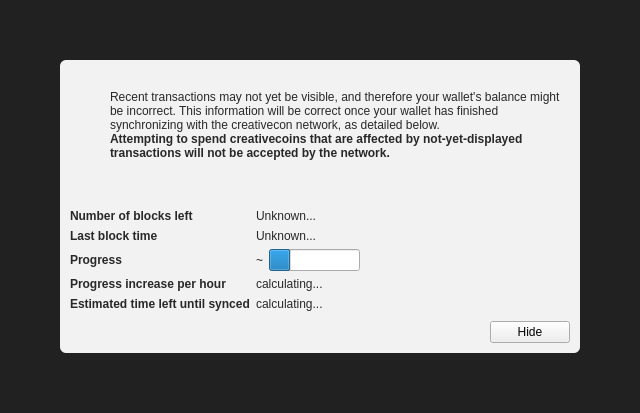
<?xml version="1.0" encoding="UTF-8"?>
<ui version="4.0">
 <class>ModalOverlay</class>
 <widget class="ModalOverlay" name="ModalOverlay">
  <property name="geometry">
   <rect>
    <x>0</x>
    <y>0</y>
    <width>640</width>
    <height>413</height>
   </rect>
  </property>
  <property name="windowTitle">
   <string>Form</string>
  </property>
  <layout class="QVBoxLayout" name="verticalLayout" stretch="0">
   <property name="sizeConstraint">
    <enum>QLayout::SetDefaultConstraint</enum>
   </property>
   <property name="leftMargin">
    <number>0</number>
   </property>
   <property name="topMargin">
    <number>0</number>
   </property>
   <property name="rightMargin">
    <number>0</number>
   </property>
   <property name="bottomMargin">
    <number>0</number>
   </property>
   <item>
    <widget class="QWidget" name="bgWidget" native="true">
     <property name="styleSheet">
      <string notr="true">#bgWidget { background: rgba(0,0,0,220); }</string>
     </property>
     <layout class="QVBoxLayout" name="verticalLayoutMain" stretch="1">
      <property name="leftMargin">
       <number>60</number>
      </property>
      <property name="topMargin">
       <number>60</number>
      </property>
      <property name="rightMargin">
       <number>60</number>
      </property>
      <property name="bottomMargin">
       <number>60</number>
      </property>
      <item>
       <widget class="QWidget" name="contentWidget" native="true">
        <property name="styleSheet">
         <string notr="true">#contentWidget { background: rgba(255,255,255,240); border-radius: 6px; }

QLabel { color: rgb(40,40,40);  }</string>
        </property>
        <layout class="QVBoxLayout" name="verticalLayoutSub" stretch="1,0,0,0">
         <property name="spacing">
          <number>0</number>
         </property>
         <property name="leftMargin">
          <number>10</number>
         </property>
         <property name="topMargin">
          <number>10</number>
         </property>
         <property name="rightMargin">
          <number>10</number>
         </property>
         <property name="bottomMargin">
          <number>10</number>
         </property>
         <item>
          <layout class="QHBoxLayout" name="horizontalLayoutIconText" stretch="0,1">
           <property name="topMargin">
            <number>20</number>
           </property>
           <item>
            <layout class="QVBoxLayout" name="verticalLayoutIcon">
             <property name="leftMargin">
              <number>0</number>
             </property>
             <item>
              <widget class="QPushButton" name="warningIcon">
               <property name="enabled">
                <bool>false</bool>
               </property>
               <property name="text">
                <string/>
               </property>
               <property name="icon">
                <iconset resource="../bitcoin.qrc">
                 <normaloff>:/icons/warning</normaloff>
                 <disabledoff>:/icons/warning</disabledoff>:/icons/warning</iconset>
               </property>
               <property name="iconSize">
                <size>
                 <width>48</width>
                 <height>48</height>
                </size>
               </property>
               <property name="flat">
                <bool>true</bool>
               </property>
              </widget>
             </item>
             <item>
              <spacer name="verticalSpacerWarningIcon">
               <property name="orientation">
                <enum>Qt::Vertical</enum>
               </property>
               <property name="sizeHint" stdset="0">
                <size>
                 <width>20</width>
                 <height>40</height>
                </size>
               </property>
              </spacer>
             </item>
            </layout>
           </item>
           <item>
            <layout class="QVBoxLayout" name="verticalLayoutInfoText">
             <property name="leftMargin">
              <number>0</number>
             </property>
             <property name="topMargin">
              <number>0</number>
             </property>
             <item>
              <widget class="QLabel" name="infoText">
               <property name="text">
                <string>Recent transactions may not yet be visible, and therefore your wallet's balance might be incorrect. This information will be correct once your wallet has finished synchronizing with the creativecon network, as detailed below.</string>
               </property>
               <property name="textFormat">
                <enum>Qt::RichText</enum>
               </property>
               <property name="wordWrap">
                <bool>true</bool>
               </property>
              </widget>
             </item>
             <item>
              <widget class="QLabel" name="infoTextStrong">
               <property name="font">
                <font>
                 <weight>75</weight>
                 <bold>true</bold>
                </font>
               </property>
               <property name="text">
                <string>Attempting to spend creativecoins that are affected by not-yet-displayed transactions will not be accepted by the network.</string>
               </property>
               <property name="textFormat">
                <enum>Qt::RichText</enum>
               </property>
               <property name="wordWrap">
                <bool>true</bool>
               </property>
              </widget>
             </item>
             <item>
              <spacer name="verticalSpacerInTextSpace">
               <property name="orientation">
                <enum>Qt::Vertical</enum>
               </property>
               <property name="sizeHint" stdset="0">
                <size>
                 <width>20</width>
                 <height>40</height>
                </size>
               </property>
              </spacer>
             </item>
            </layout>
           </item>
          </layout>
         </item>
         <item>
          <spacer name="verticalSpacerAfterText">
           <property name="orientation">
            <enum>Qt::Vertical</enum>
           </property>
           <property name="sizeHint" stdset="0">
            <size>
             <width>20</width>
             <height>40</height>
            </size>
           </property>
          </spacer>
         </item>
         <item>
          <layout class="QFormLayout" name="formLayout">
           <property name="fieldGrowthPolicy">
            <enum>QFormLayout::FieldsStayAtSizeHint</enum>
           </property>
           <property name="horizontalSpacing">
            <number>6</number>
           </property>
           <property name="verticalSpacing">
            <number>6</number>
           </property>
           <property name="topMargin">
            <number>10</number>
           </property>
           <item row="0" column="0">
            <widget class="QLabel" name="labelNumberOfBlocksLeft">
             <property name="font">
              <font>
               <weight>75</weight>
               <bold>true</bold>
              </font>
             </property>
             <property name="text">
              <string>Number of blocks left</string>
             </property>
            </widget>
           </item>
           <item row="0" column="1">
            <widget class="QLabel" name="numberOfBlocksLeft">
             <property name="text">
              <string>Unknown...</string>
             </property>
            </widget>
           </item>
           <item row="1" column="0">
            <widget class="QLabel" name="labelLastBlockTime">
             <property name="font">
              <font>
               <weight>75</weight>
               <bold>true</bold>
              </font>
             </property>
             <property name="text">
              <string>Last block time</string>
             </property>
            </widget>
           </item>
           <item row="1" column="1">
            <widget class="QLabel" name="newestBlockDate">
             <property name="sizePolicy">
              <sizepolicy hsizetype="Maximum" vsizetype="Preferred">
               <horstretch>0</horstretch>
               <verstretch>0</verstretch>
              </sizepolicy>
             </property>
             <property name="text">
              <string>Unknown...</string>
             </property>
            </widget>
           </item>
           <item row="2" column="0">
            <widget class="QLabel" name="labelSyncDone">
             <property name="font">
              <font>
               <weight>75</weight>
               <bold>true</bold>
              </font>
             </property>
             <property name="text">
              <string>Progress</string>
             </property>
            </widget>
           </item>
           <item row="2" column="1">
            <layout class="QHBoxLayout" name="horizontalLayoutSync" stretch="0,1">
             <item>
              <widget class="QLabel" name="percentageProgress">
               <property name="text">
                <string notr="true">~</string>
               </property>
              </widget>
             </item>
             <item>
              <widget class="QProgressBar" name="progressBar">
               <property name="value">
                <number>24</number>
               </property>
               <property name="format">
                <string/>
               </property>
              </widget>
             </item>
            </layout>
           </item>
           <item row="4" column="0">
            <widget class="QLabel" name="labelProgressIncrease">
             <property name="font">
              <font>
               <weight>75</weight>
               <bold>true</bold>
              </font>
             </property>
             <property name="text">
              <string>Progress increase per hour</string>
             </property>
            </widget>
           </item>
           <item row="4" column="1">
            <widget class="QLabel" name="progressIncreasePerH">
             <property name="text">
              <string>calculating...</string>
             </property>
            </widget>
           </item>
           <item row="5" column="0">
            <widget class="QLabel" name="labelEstimatedTimeLeft">
             <property name="font">
              <font>
               <weight>75</weight>
               <bold>true</bold>
              </font>
             </property>
             <property name="text">
              <string>Estimated time left until synced</string>
             </property>
            </widget>
           </item>
           <item row="5" column="1">
            <widget class="QLabel" name="expectedTimeLeft">
             <property name="text">
              <string>calculating...</string>
             </property>
            </widget>
           </item>
          </layout>
         </item>
         <item>
          <layout class="QHBoxLayout" name="horizontalLayoutButtons">
           <property name="leftMargin">
            <number>10</number>
           </property>
           <property name="topMargin">
            <number>10</number>
           </property>
           <item>
            <spacer name="horizontalSpacer">
             <property name="orientation">
              <enum>Qt::Horizontal</enum>
             </property>
             <property name="sizeHint" stdset="0">
              <size>
               <width>40</width>
               <height>20</height>
              </size>
             </property>
            </spacer>
           </item>
           <item>
            <widget class="QPushButton" name="closeButton">
             <property name="text">
              <string>Hide</string>
             </property>
            </widget>
           </item>
          </layout>
         </item>
        </layout>
       </widget>
      </item>
     </layout>
    </widget>
   </item>
  </layout>
 </widget>
 <customwidgets>
  <customwidget>
   <class>ModalOverlay</class>
   <extends>QWidget</extends>
   <header>modaloverlay.h</header>
   <container>1</container>
  </customwidget>
 </customwidgets>
 <resources>
  <include location="../bitcoin.qrc"/>
 </resources>
 <connections/>
</ui>
